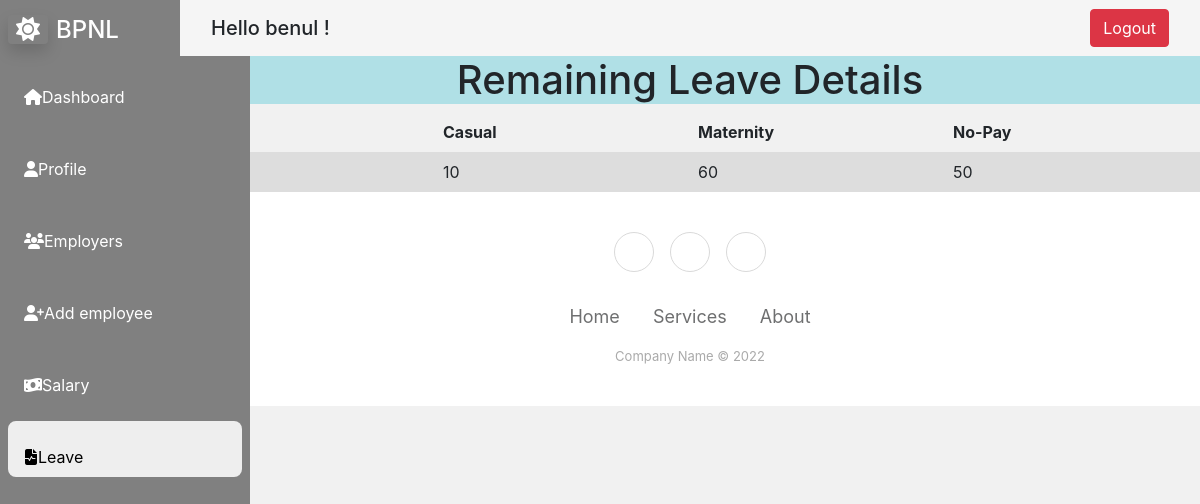
/include/interfaces/hr_remainingleaves.php (signed in), run on the app's committed database.
### tables this page shows
CREATE TABLE `remain_leaves` (
  `emp_id` smallint(6) NOT NULL,
  `leave_type` varchar(10) NOT NULL,
  `remain_leaves` smallint(6) DEFAULT NULL
);

### include/interfaces/hr_remainingleaves.php (the view, shortened to what this page needs)
<?php include_once "../connection.php";
    $var= $_SESSION['user_name'];
    $sql ="select emp_id from user where user_name='$var'";
    $result = mysqli_query($connection,$sql);
    $data= mysqli_fetch_assoc($result);
    $ans = $data['emp_id'];
    $sql1="select remain_leaves from remain_leaves where emp_id='$ans' and leave_type='annual'";
    $result1= mysqli_query($connection,$sql1);
    $data1= mysqli_fetch_assoc($result1);
    $annual=$data1['remain_leaves'];
    $sql2="select remain_leaves from remain_leaves where emp_id='$ans' and leave_type='casual'";
    $result2= mysqli_query($connection,$sql2);
    $data2= mysqli_fetch_assoc($result2);
    $casual=$data2['remain_leaves'];
    $sql3="select remain_leaves from remain_leaves where emp_id='$ans' and leave_type='maternity'";
    $result3= mysqli_query($connection,$sql3);
    $data3= mysqli_fetch_assoc($result3);
    $maternity=$data3['remain_leaves'];
    $sql4="select remain_leaves from remain_leaves where emp_id='$ans' and leave_type='no-pay'";
    $result4= mysqli_query($connection,$sql4);
    $data4= mysqli_fetch_assoc($result4);
    $nopay=$data4['remain_leaves'];
?>
<!DOCTYPE html>
<html lang="en">
<head>
    <link rel="stylesheet" href="../../css/leave_style.css">
    <link href="https://cdn.jsdelivr.net/npm/bootstrap@5.2.3/dist/css/bootstrap.min.css" rel="stylesheet">
</head>
<body>
<div class="bigbox">
    <div class="main-container d-flex leftside ">
            <div class = "sidebar" id="side_nav">
                <div class="header-box px-2 pt-3 pb-4">
                    <h1 class="fs-4"><span class="gb-white text-white rounded shadow px-2 me-2"><i class="fa-sharp fa-solid fa-sun"></i></span><span class="text-white">BPNL</span></h1>
                </div>
                <div>
                    <ul class="list-unstyled px-2">
                        <li class=""><a href ="hr_manager.php" class="text-decoration-none px-3 py-2 d-block"><i class="fas fa-home"></i>Dashboard</li>
                        <li class=""><a href ="hr_profile.php" class="text-decoration-none px-3 py-2 d-block"><i class="fa-solid fa-user"></i>Profile</li>
                        <li class=""><a href ="hr_employers.php" class="text-decoration-none px-3 py-2 d-block"><i class="fas fa-users"></i>Employers</li>
                        <li class=""><a href ="hr_create_or_add.php" class="text-decoration-none px-3 py-2 d-block"><i class="fa-solid fa-user-plus"></i>Add employee</li>
                        <li class=""><a href ="hr_salary.php" class="text-decoration-none px-3 py-2 d-block"><i class="fas fa-money-bill-wave"></i>Salary</li>
                        <li class="active"><a href ="hr_leave.php" class="text-decoration-none px-3 py-2 d-block"><i class="fas fa-file-medical-alt"></i>Leave</li>
                    </ul>
                </div>
            </div>
        </div>
    <div class="rightside">
    <?php require_once("../navibar.php"); ?>
        <h1 style="text-align:center; background-color:powderblue">Remaining Leave Details</h1>
        <table>
                <tr>
                    <th>Annual</th>
                    <th>Casual</th>
                    <th>Maternity</th>
                    <th>No-Pay</th>
                </tr>
                <tr>
                    <td><?php echo $annual;?></td>
                    <td><?php echo $casual;?></td>
                    <td><?php echo $maternity;?></td>
                    <td><?php echo $nopay;?></td>
                </tr>
        </table>
        <?php require_once("../footer.php") ?>
    </div>
</div>
</body>
</html>

### css/leave_style.css (style rules this page uses)
body { background-color: #f1f1f1; }
#side_nav { background:#808080; min-width: 100%; max-width: 100%; }
.sidebar li.active { backgrounD: #eee; border-radius:8px; }
.sidebar li.active a, .sidebar li.action a:hover { color:#000; }
.sidebar li a { color:#fff; }
.bigbox { display: flex; width: 100%; }
.leftside { width: 15%; height: 100%; position: fixed; }
.rightside { width: 100%; height: 100%; justify-content: right; padding-left: 15%; }
.bigbox { display: flex; }
table { width: 100%; }

### css/style.css (style rules this page uses)
body { background-color: #f1f1f1; }
#side_nav { background:#808080; min-width: 250px; max-width: 250px; }
.sidebar li.active { backgrounD: #eee; border-radius:8px; }
.sidebar li.active a, .sidebar li.action a:hover { color:#000; }
.sidebar li a { color:#fff; }
.bigbox { display: flex; }

### include/interfaces/hr_remainingleaves.php (style rules this page uses)
table { border-collapse: collapse; table-layout: fixed; width: 100%; overflow: hidden; }
td, th { border: solid 1px #dddddd; padding: 8px; }
tr:nth-child(even) { background-color: #dddddd; }

### data on the page
remain_leaves: remain_leaves "10"
remain_leaves: remain_leaves "60"
remain_leaves: remain_leaves "50"

### other printed values
$_SESSION['user_name'] "benul"
